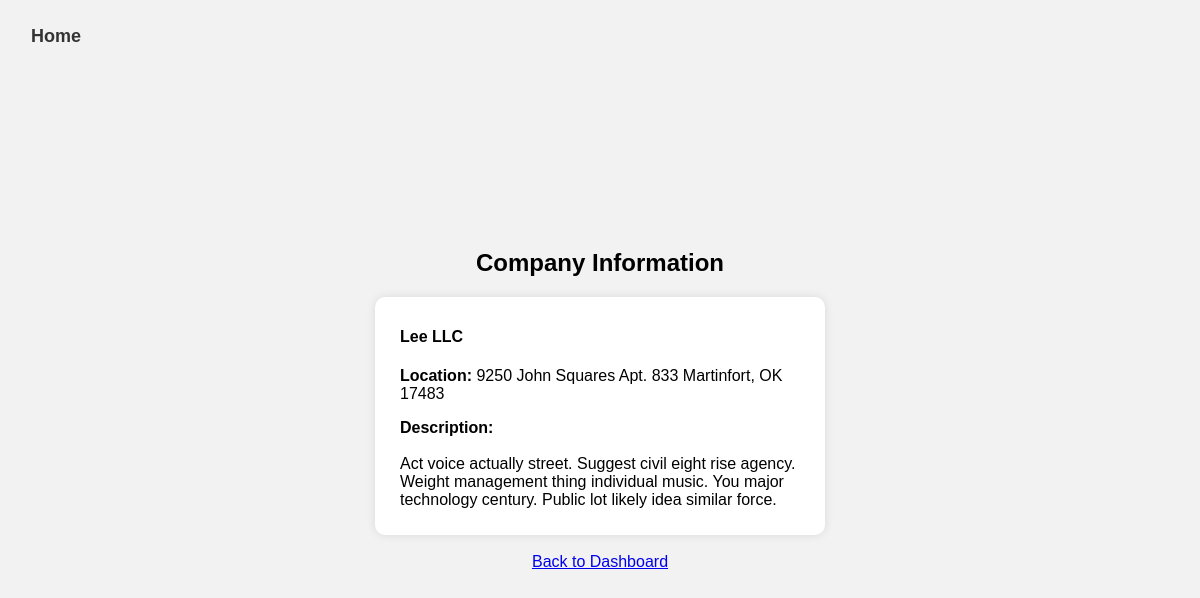
Screenshot of /company_info/0b7401bc-0414-44cd-bc31-2a71c297c59e with the database file from the repository.
### util/models.py (models this page shows)
class Company(db.Model):
    Company_ID = db.Column(db.String(255), primary_key=True)
    Company_Name = db.Column(db.String(255), nullable=False)
    Company_Location = db.Column(db.String(255))
    Company_Description = db.Column(db.Text)

### util/route.py (the view)
@main_routes.route('/company_info/<company_id>')
def company_info(company_id):
    company = Company.query.get(company_id)
    return render_template('company_info.html', company=company)

### templates/company_info.html
<!DOCTYPE html>
<html lang="en">
<head>
    <link rel="stylesheet" type="text/css" href="{{ url_for('static', filename='personal_info.css') }}">
</head>
<body>
    <button id="home-link" onclick="window.location.href='/'">Home</button>
    <div class="container">
    <h2>Company Information</h2>
        <div style=
            "
            text-align: left;
            width: 400px;
            background-color: #ffffff;
            padding: 20px;
            padding-top: 10px;
            padding-left: 25px;
            padding-right: 25px;
            padding-bottom: 10px;
            border-radius: 10px;
            box-shadow: 0 0 10px rgba(0, 0, 0, 0.1);"
        >
            <h4>{{ company.Company_Name }}</h4>
            <p><b>Location: </b>{{ company.Company_Location }}</p>
            <p><b>Description: </b>
                <br><br>{{ company.Company_Description }}</p>
        </div>
        <br>
        <a href="{{ url_for('main_routes.jobs') }}">Back to Dashboard</a>
    </div>
</body>
</html>

### static/personal_info.css (style rules this page uses)
body { font-family: 'Arial', sans-serif; display: flex; justify-content: center; align-items: center; background-color: #f2f2f2; height: 100vh; margin: 0; }
.container { text-align: center; }
#home-link { position: fixed; font-size: large; top: 25px; left: 25px; text-decoration: none; color: #333; font-weight: bold; background: none; border: none; cursor: pointer; }

### rows the page displays
Company: Company_Name "Lee LLC", Company_Location "9250 John Squares Apt. 833 Martinfort, OK 17483", Company_Description "Act voice actually street. Suggest civil eight rise agency. Weight management thing individual music. You major technology century. Public lot likely idea similar force."
